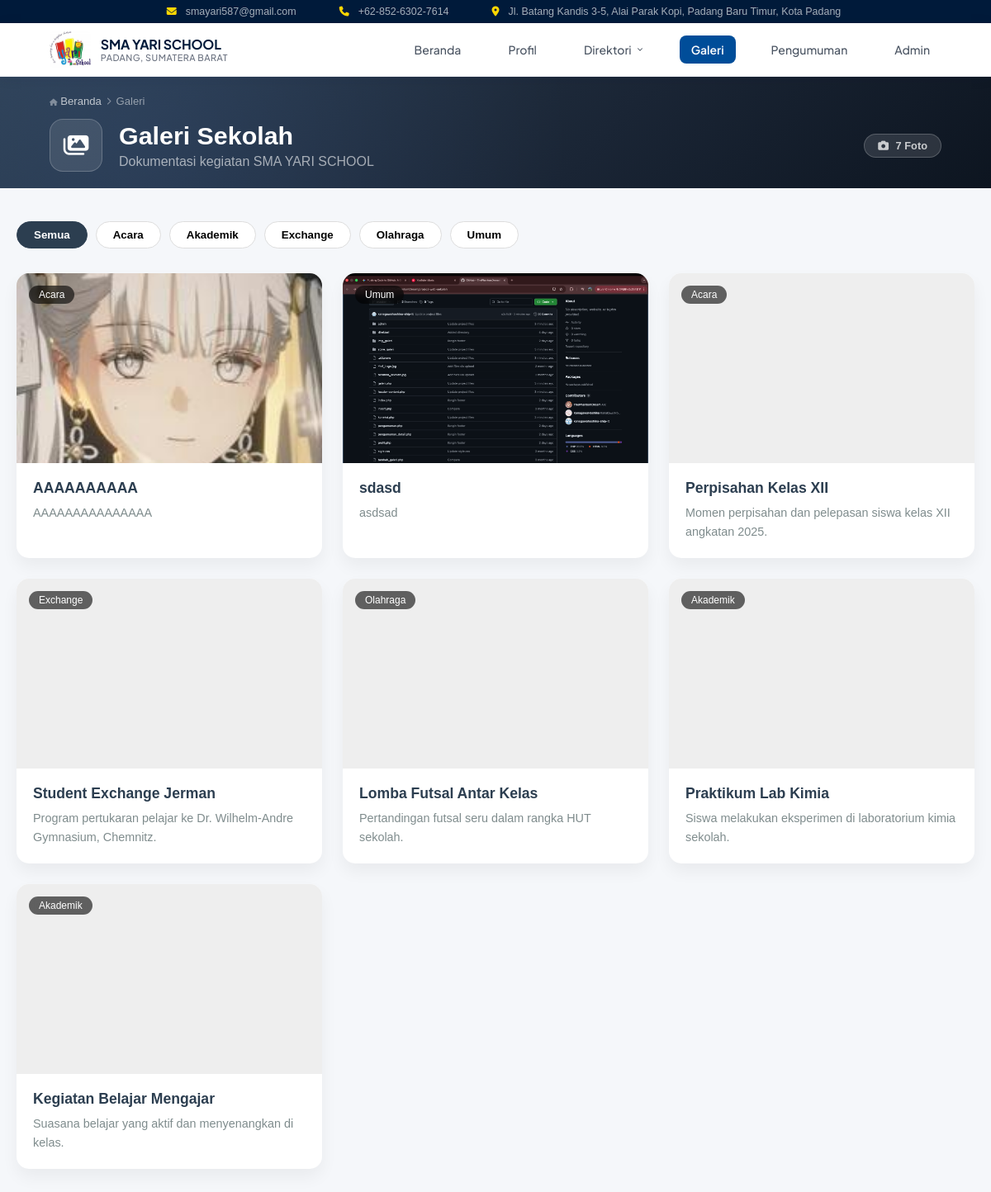
The page /galeri.php on the database its author committed.
### tables this page shows
CREATE TABLE `galeri` (
  `id` int(11) NOT NULL,
  `judul` varchar(255) NOT NULL,
  `deskripsi` text,
  `gambar` varchar(500) NOT NULL COMMENT 'Path atau URL gambar',
  `kategori` varchar(100) NOT NULL DEFAULT 'Umum',
  `created_at` timestamp NOT NULL DEFAULT CURRENT_TIMESTAMP
);

### galeri.php (the view, shortened to what this page needs)
<?php include 'koneksi.php'; ?>
<!DOCTYPE html>
<html lang="id">
<head>
    <link rel="stylesheet" href="style.css">
    <link rel="stylesheet" href="https://cdnjs.cloudflare.com/ajax/libs/font-awesome/6.4.0/css/all.min.css">
</head>
<body>
<?php include 'header-content.php'; ?>
<div class="page-hero">
    <div class="container">
        <div class="page-breadcrumb">
            <a href="index.php"><i class="fas fa-home"></i> Beranda</a>
            <i class="fas fa-chevron-right" style="font-size: 0.7em;"></i>
            <span>Galeri</span>
        </div>
        <div class="page-hero-body">
            <div class="page-hero-icon"><i class="fas fa-images"></i></div>
            <div class="page-hero-text">
                <h1>Galeri Sekolah</h1>
                <p>Dokumentasi kegiatan SMA YARI SCHOOL</p>
            </div>
            <?php
            $count_query = mysqli_query($conn, "SELECT COUNT(*) FROM galeri");
            $total_foto = mysqli_fetch_row($count_query)[0];
            ?>
            <div class="page-hero-badge">
                <i class="fas fa-camera" style="margin-right:5px;"></i> <?php echo $total_foto; ?> Foto
            </div>
        </div>
    </div>
</div>
<?php
$result = mysqli_query($conn, "SELECT * FROM galeri ORDER BY id DESC");
$cat_rows = mysqli_query($conn, "SELECT DISTINCT kategori FROM galeri ORDER BY kategori");
?>
<div class="galeri-wrap">
    <div class="filter-bar">
        <button class="filter-btn active" onclick="filterGaleri('all', this)">Semua</button>
        <?php if ($cat_rows): ?>
            <?php while ($c = mysqli_fetch_assoc($cat_rows)): ?>
                <button class="filter-btn" onclick="filterGaleri('<?php echo htmlspecialchars($c['kategori']); ?>', this)">
                    <?php echo htmlspecialchars($c['kategori']); ?>
                </button>
            <?php endwhile; ?>
        <?php endif; ?>
    </div>
    <div class="gallery-grid" id="galleryGrid">
        <?php if ($result && mysqli_num_rows($result) > 0): ?>
            <?php while ($row = mysqli_fetch_assoc($result)):
                $img_path = "../project-web-sekolah/store_galeri/" . htmlspecialchars($row['gambar']);
                $clean_judul = htmlspecialchars(addslashes($row['judul']));
            ?>
            <div class="gallery-card filter-item <?php echo htmlspecialchars($row['kategori']); ?>"
                 onclick="openLightbox('<?php echo $img_path; ?>', '<?php echo $clean_judul; ?>')">
                <div class="image-box">
                    <span class="cat-tag"><?php echo htmlspecialchars($row['kategori']); ?></span>
                    <img src="<?php echo $img_path; ?>" alt="" loading="lazy" onerror="this.style.display='none';">
                </div>
                <div class="info-box">
                    <h3><?php echo htmlspecialchars($row['judul']); ?></h3>
                    <p><?php echo htmlspecialchars($row['deskripsi']); ?></p>
                </div>
            </div>
            <?php endwhile; ?>
        <?php endif; ?>
    </div>
</div>
</body>
</html>

### style.css (style rules this page uses)
* { margin: 0; padding: 0; box-sizing: border-box; font-family: sans-serif; }
.container { width: 90%; max-width: 1200px; margin: 0 auto; }

### galeri.php (style rules this page uses)
body { font-family: 'Plus Jakarta Sans', sans-serif; background: #f5f7fa; margin: 0; }
html { -ms-overflow-style: none; scrollbar-width: none; }
.page-hero { background: linear-gradient(135deg, #2c3e50 0%, #1a2535 60%, #0d1520 100%); padding: 22px 0 20px; position: relative; overflow: hidden; }
.page-hero::before { content:''; position:absolute; inset:0; background-image: radial-gradient(circle at 15% 60%, rgba(100,150,255,.10) 0%, transparent 50%); }
.container { max-width: 1200px; margin: 0 auto; padding: 0 0px; position: relative; z-index: 1; }
.page-breadcrumb { display:flex; align-items:center; gap:6px; font-size:.82em; color:rgba(255,255,255,.5); margin-bottom:14px; }
.page-breadcrumb a { color:rgba(255,255,255,.7); text-decoration:none; }
.page-breadcrumb i { font-size:.65em; color:rgba(255,255,255,.4); }
.page-hero-body { display:flex; align-items:center; gap:20px; }
.page-hero-icon { width:64px; height:64px; background:rgba(255,255,255,.1); border:1px solid rgba(255,255,255,.2); border-radius:16px; display:flex; align-items:center; justify-content:center; font-size:1.7rem; color:#fff; }
.page-hero-text h1 { font-size:1.9em; color:#fff; margin:0; }
.page-hero-text p { color:rgba(255,255,255,.6); margin: 5px 0 0; }
.page-hero-badge { margin-left: auto; background: rgba(255,255,255,.12); border: 1px solid rgba(255,255,255,.2); color: rgba(255,255,255,.75); font-size: .8em; font-weight: 600; padding: 6px 16px; border-radius: 50px; white-space: nowrap; flex-shrink: 0; }
.galeri-wrap { max-width:1200px; margin:40px auto; padding:0 20px; }
.filter-bar { display:flex; gap:10px; margin-bottom:30px; flex-wrap: wrap; }
.filter-btn { padding:8px 20px; border-radius:50px; border:1px solid #ddd; background:#fff; cursor:pointer; font-weight:600; transition: 0.3s; }
.filter-btn.active { background:#2c3e50; color:#fff; border-color:#2c3e50; }
.gallery-grid { display: grid; grid-template-columns: repeat(auto-fill, minmax(300px, 1fr)); gap: 25px; }
.gallery-card { background:#fff; border-radius:15px; overflow:hidden; box-shadow:0 10px 20px rgba(0,0,0,0.05); transition: 0.3s; cursor:pointer; }
.image-box { position:relative; height:230px; background: #eee; overflow: hidden; }
.image-box img { width:100%; height:100%; object-fit:cover; }
.cat-tag { position:absolute; top:15px; left:15px; background:rgba(0,0,0,0.6); color:#fff; padding:4px 12px; border-radius:50px; font-size:0.75em; backdrop-filter: blur(4px); z-index: 2; }
.info-box { padding:20px; }
.info-box h3 { margin:0 0 8px; font-size:1.1em; color:#2c3e50; }
.info-box p { margin:0; color:#7f8c8d; font-size:0.9em; line-height:1.6; }

### rows shown on the page
galeri: kategori "Acara", gambar (picture), judul "AAAAAAAAAA", deskripsi "AAAAAAAAAAAAAAA"
galeri: kategori "Umum", gambar (picture), judul "sdasd", deskripsi "asdsad"
galeri: kategori "Acara", judul "Perpisahan Kelas XII", deskripsi "Momen perpisahan dan pelepasan siswa kelas XII angkatan 2025."
galeri: kategori "Exchange", judul "Student Exchange Jerman", deskripsi "Program pertukaran pelajar ke Dr. Wilhelm-Andre Gymnasium, Chemnitz."
galeri: kategori "Olahraga", judul "Lomba Futsal Antar Kelas", deskripsi "Pertandingan futsal seru dalam rangka HUT sekolah."
galeri: kategori "Akademik", judul "Praktikum Lab Kimia", deskripsi "Siswa melakukan eksperimen di laboratorium kimia sekolah."
galeri: kategori "Akademik", judul "Kegiatan Belajar Mengajar", deskripsi "Suasana belajar yang aktif dan menyenangkan di kelas."

### other values the page prints
$total_foto "7"
$c['kategori'] "Acara"
$c['kategori'] "Akademik"
$c['kategori'] "Exchange"
$c['kategori'] "Olahraga"
$c['kategori'] "Umum"
